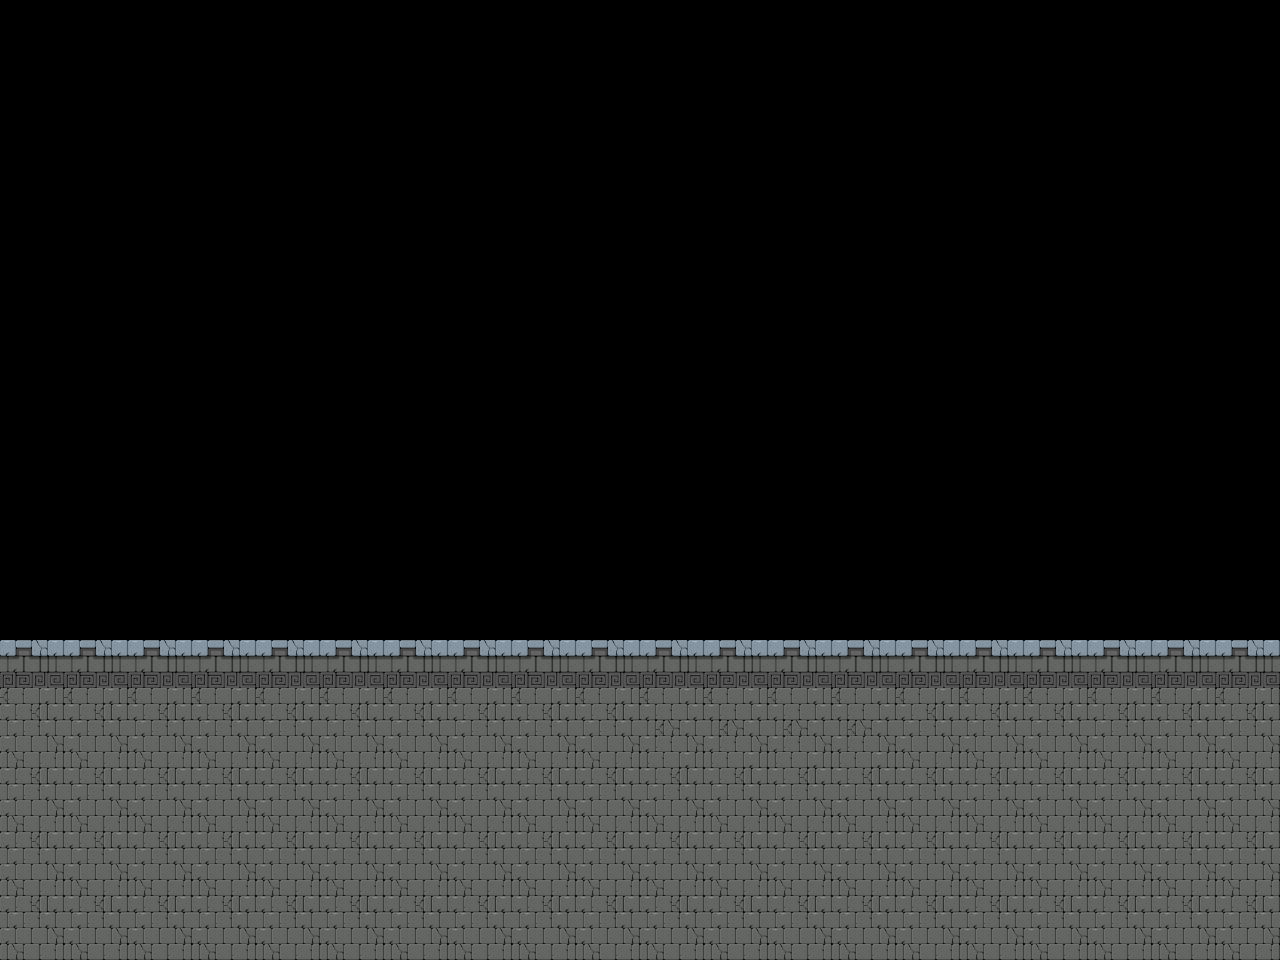

Below is a game level as drawn by its tile map, then a one-line description and the .tmx file that defines it, in full:
An orthogonal 20x15 tile map with 64x64 px tiles, 1 tile layer (Tile Layer 1).

<map version="1.0" tiledversion="1.1.6" orientation="orthogonal" renderorder="right-down" width="20" height="15" tilewidth="64" tileheight="64" infinite="0" nextobjectid="1">
 <tileset firstgid="1" source="Castle Tiles.tsx" />
 <layer name="Tile Layer 1" width="20" height="15">
  <data encoding="csv">
0,0,0,0,0,0,0,0,0,0,0,0,0,0,0,0,0,0,0,0,
0,0,0,0,0,0,0,0,0,0,0,0,0,0,0,0,0,0,0,0,
0,0,0,0,0,0,0,0,0,0,0,0,0,0,0,0,0,0,0,0,
0,0,0,0,0,0,0,0,0,0,0,0,0,0,0,0,0,0,0,0,
0,0,0,0,0,0,0,0,0,0,0,0,0,0,0,0,0,0,0,0,
0,0,0,0,0,0,0,0,0,0,0,0,0,0,0,0,0,0,0,0,
0,0,0,0,0,0,0,0,0,0,0,0,0,0,0,0,0,0,0,0,
0,0,0,0,0,0,0,0,0,0,0,0,0,0,0,0,0,0,0,0,
0,0,0,0,0,0,0,0,0,0,0,0,0,0,0,0,0,0,0,0,
0,0,0,0,0,0,0,0,0,0,0,0,0,0,0,0,0,0,0,0,
11,11,11,11,11,11,11,11,11,11,11,11,11,11,11,11,11,11,11,11,
27,27,27,27,27,27,27,27,27,27,19,19,19,19,27,27,27,27,27,27,
27,27,27,27,27,27,27,27,27,27,27,27,27,27,27,27,27,27,27,27,
27,27,27,27,27,27,27,27,27,27,27,27,27,27,27,27,27,27,27,27,
27,27,27,27,27,27,27,27,27,27,27,27,27,27,27,27,27,27,27,27
</data>
 </layer>
</map>
